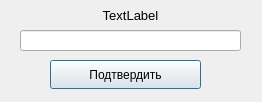
<?xml version="1.0" encoding="UTF-8"?>
<ui version="4.0">
 <class>Search</class>
 <widget class="QDialog" name="Search">
  <property name="geometry">
   <rect>
    <x>0</x>
    <y>0</y>
    <width>262</width>
    <height>102</height>
   </rect>
  </property>
  <property name="windowTitle">
   <string>Dialog</string>
  </property>
  <widget class="QPushButton" name="pushButton">
   <property name="geometry">
    <rect>
     <x>50</x>
     <y>60</y>
     <width>151</width>
     <height>29</height>
    </rect>
   </property>
   <property name="text">
    <string>Подтвердить</string>
   </property>
  </widget>
  <widget class="QLineEdit" name="lineEdit">
   <property name="geometry">
    <rect>
     <x>20</x>
     <y>30</y>
     <width>221</width>
     <height>21</height>
    </rect>
   </property>
  </widget>
  <widget class="QLabel" name="label">
   <property name="geometry">
    <rect>
     <x>10</x>
     <y>0</y>
     <width>241</width>
     <height>31</height>
    </rect>
   </property>
   <property name="font">
    <font>
     <pointsize>10</pointsize>
    </font>
   </property>
   <property name="text">
    <string>TextLabel</string>
   </property>
   <property name="alignment">
    <set>Qt::AlignCenter</set>
   </property>
  </widget>
  <zorder>pushButton</zorder>
  <zorder>label</zorder>
  <zorder>lineEdit</zorder>
 </widget>
 <resources/>
 <connections/>
</ui>
